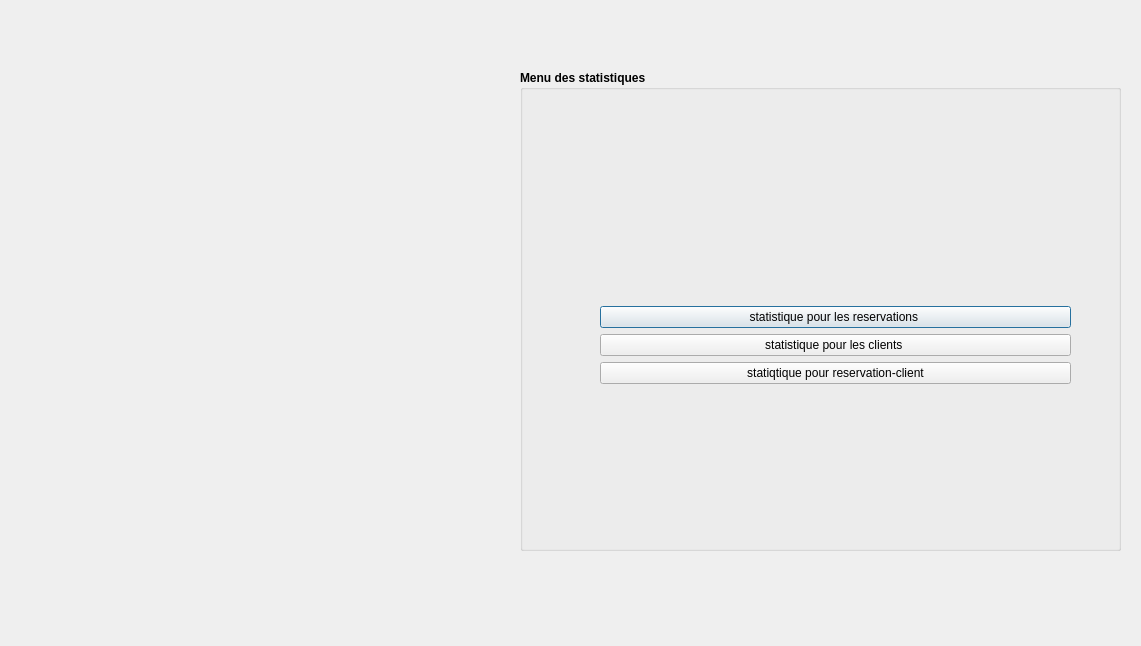
<?xml version="1.0" encoding="UTF-8"?>
<ui version="4.0">
 <class>statistiques</class>
 <widget class="QDialog" name="statistiques">
  <property name="geometry">
   <rect>
    <x>0</x>
    <y>0</y>
    <width>1141</width>
    <height>646</height>
   </rect>
  </property>
  <property name="windowTitle">
   <string>Dialog</string>
  </property>
  <widget class="QGroupBox" name="groupBox">
   <property name="geometry">
    <rect>
     <x>520</x>
     <y>70</y>
     <width>601</width>
     <height>481</height>
    </rect>
   </property>
   <property name="font">
    <font>
     <weight>75</weight>
     <bold>true</bold>
    </font>
   </property>
   <property name="title">
    <string>Menu des statistiques</string>
   </property>
   <widget class="QWidget" name="">
    <property name="geometry">
     <rect>
      <x>80</x>
      <y>110</y>
      <width>471</width>
      <height>331</height>
     </rect>
    </property>
    <layout class="QVBoxLayout" name="verticalLayout_2">
     <item>
      <layout class="QVBoxLayout" name="verticalLayout">
       <item>
        <widget class="QPushButton" name="pushButton">
         <property name="font">
          <font>
           <weight>50</weight>
           <bold>false</bold>
          </font>
         </property>
         <property name="text">
          <string>statistique pour les reservations </string>
         </property>
        </widget>
       </item>
       <item>
        <widget class="QPushButton" name="pushButton_2">
         <property name="font">
          <font>
           <weight>50</weight>
           <bold>false</bold>
          </font>
         </property>
         <property name="text">
          <string>statistique pour les clients </string>
         </property>
        </widget>
       </item>
       <item>
        <widget class="QPushButton" name="pushButton_3">
         <property name="font">
          <font>
           <weight>50</weight>
           <bold>false</bold>
          </font>
         </property>
         <property name="text">
          <string>statiqtique pour reservation-client</string>
         </property>
        </widget>
       </item>
      </layout>
     </item>
    </layout>
   </widget>
  </widget>
  <widget class="QLabel" name="label">
   <property name="geometry">
    <rect>
     <x>10</x>
     <y>80</y>
     <width>501</width>
     <height>471</height>
    </rect>
   </property>
   <property name="styleSheet">
    <string notr="true">
border-image: url(:/Downloads/images (1).jpg);</string>
   </property>
   <property name="text">
    <string/>
   </property>
  </widget>
 </widget>
 <resources/>
 <connections/>
</ui>
